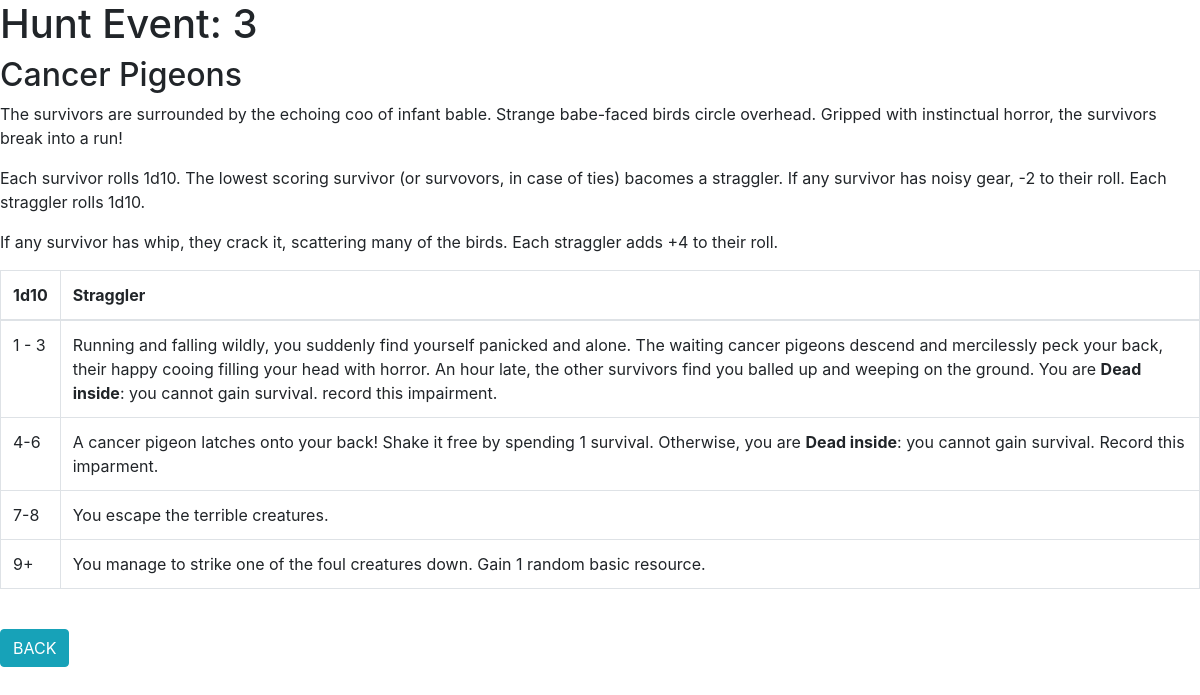
Screenshot of /result.php?result=3 with the database file from the repository.
### tables this page shows
CREATE TABLE IF NOT EXISTS `hunt` (
  `ID` int(11) NOT NULL AUTO_INCREMENT,
  `TITLE` varchar(50) NOT NULL,
  `DESCRIPTION` text NOT NULL,
  PRIMARY KEY (`ID`)
);

### result.php (the view, shortened to what this page needs)
<!doctype html>
<html lang="en">
  <head>
    <link rel="stylesheet" href="https://stackpath.bootstrapcdn.com/bootstrap/4.1.3/css/bootstrap.min.css">
  </head>
  <body>
  <?php
  $ID = $_GET['result'];
   echo '<h1>Hunt Event: '.$ID.'</h1>';
$mysqli = new mysqli("localhost", "root", "", "hunt_event");
$sql = 'SELECT * FROM hunt WHERE ID ='.$ID.'';
$result = mysqli_query($mysqli, $sql);
if (mysqli_num_rows($result) > 0) {
   while($row = mysqli_fetch_assoc($result)) {
     echo'<h2>'.$row['TITLE'].'</h2>';
      echo $row["DESCRIPTION"]. "<br>";
   }
} else {
   echo "0 results";
}
?>
<a href="index.php" class="btn btn-info" role="button">BACK</a>
  </body>
</html>

### rows the page displays
hunt: TITLE "Cancer Pigeons", DESCRIPTION "The survivors are surrounded by the echoing coo of infant bable. Strange babe-faced birds circle overhead. Gripped with instinctual horror, the survivors break into a run! Each survivor rolls 1d10. The lowest scoring survivor (or survovors, in case of ties) bacomes a straggler. If any survivor has noisy gear, -2 to their roll. Each straggler rolls 1d10. If any survivor has whip, they crack it, scattering many of the birds. Each straggler adds +4 to their roll. 1d10 Straggler 1 - 3 Running and falling wildly, you suddenly find yourself panicked and alone. The waiting cancer pigeons descend and mercilessly peck your back, their happy cooing filling your head with horror. An hour late, the…"

### other values shown
$ID "3"
